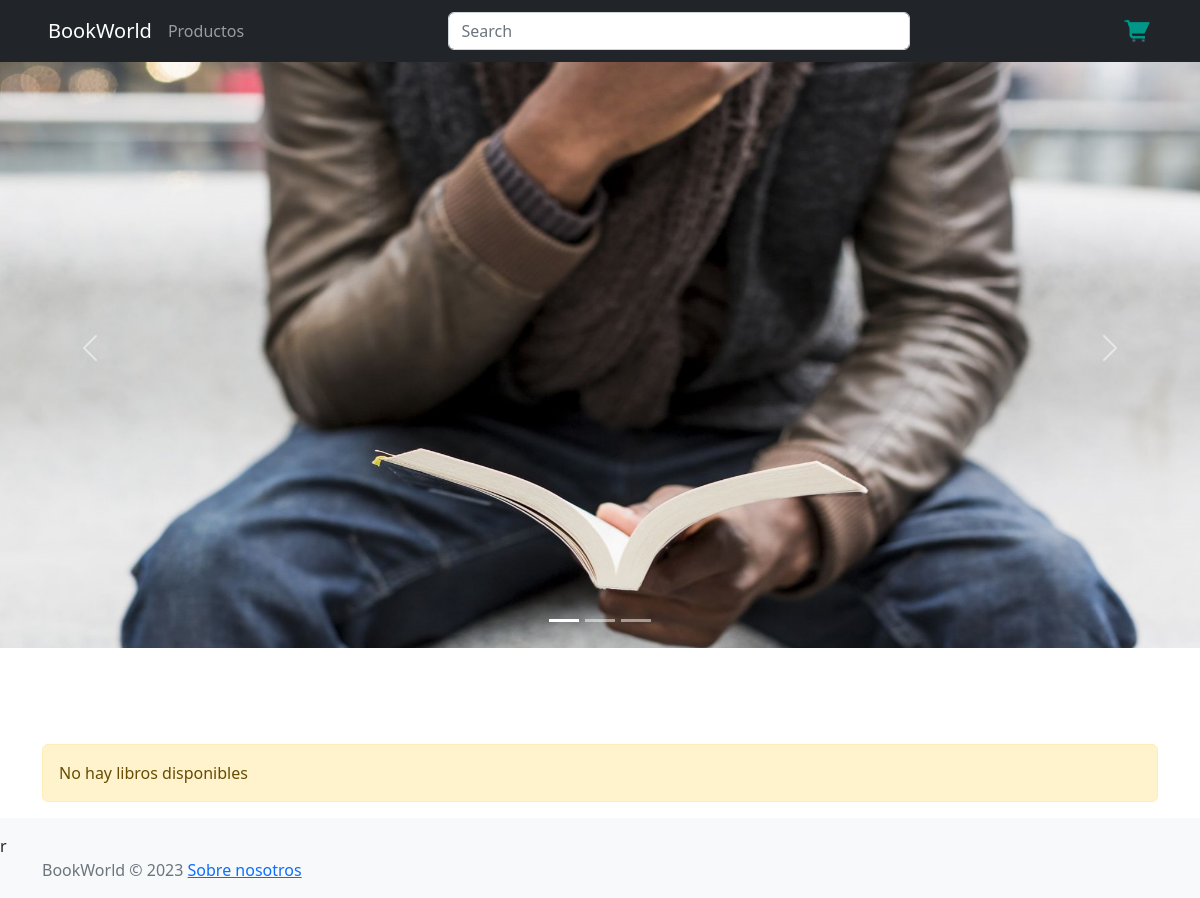
The app's page /, older data.
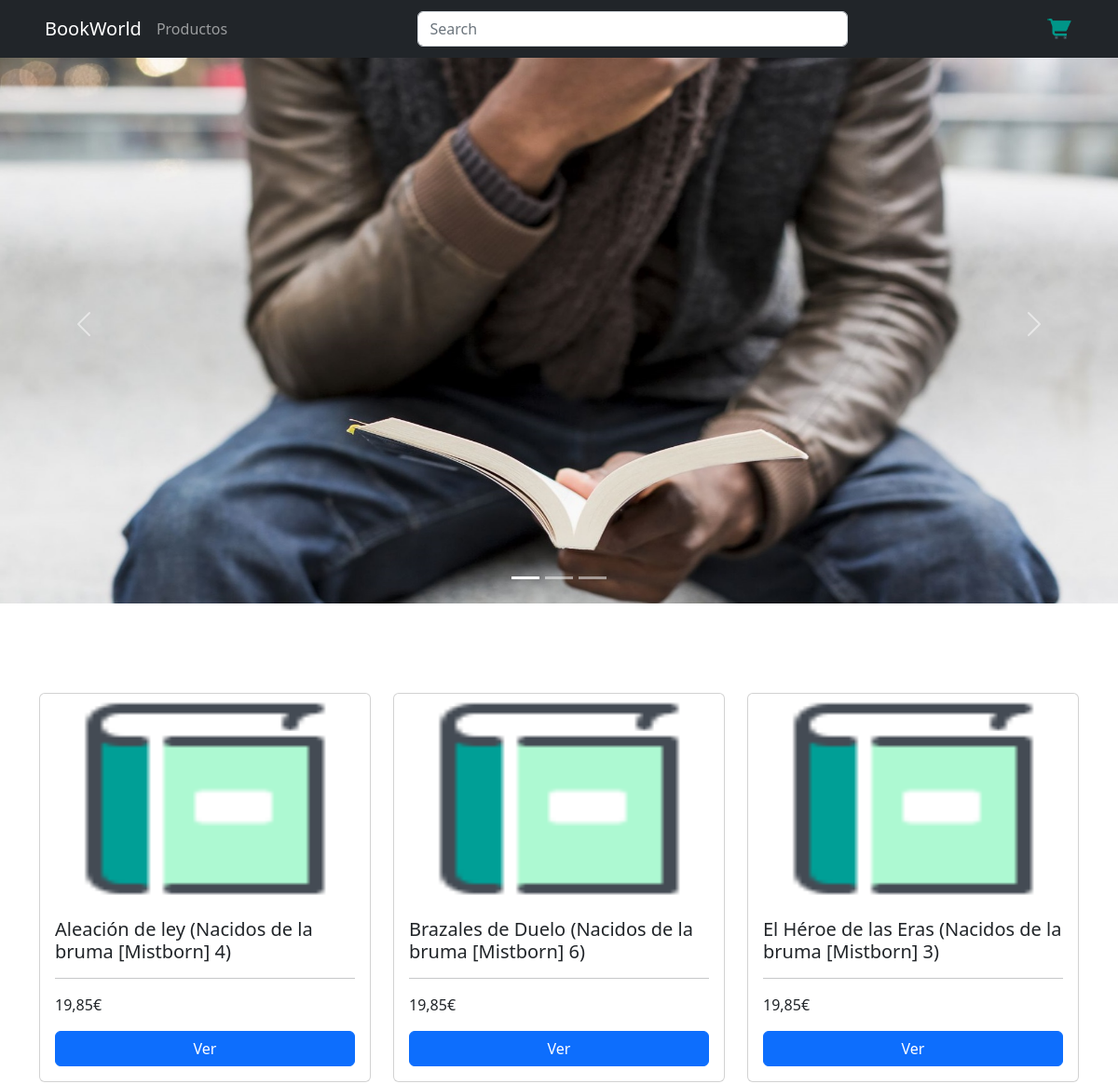
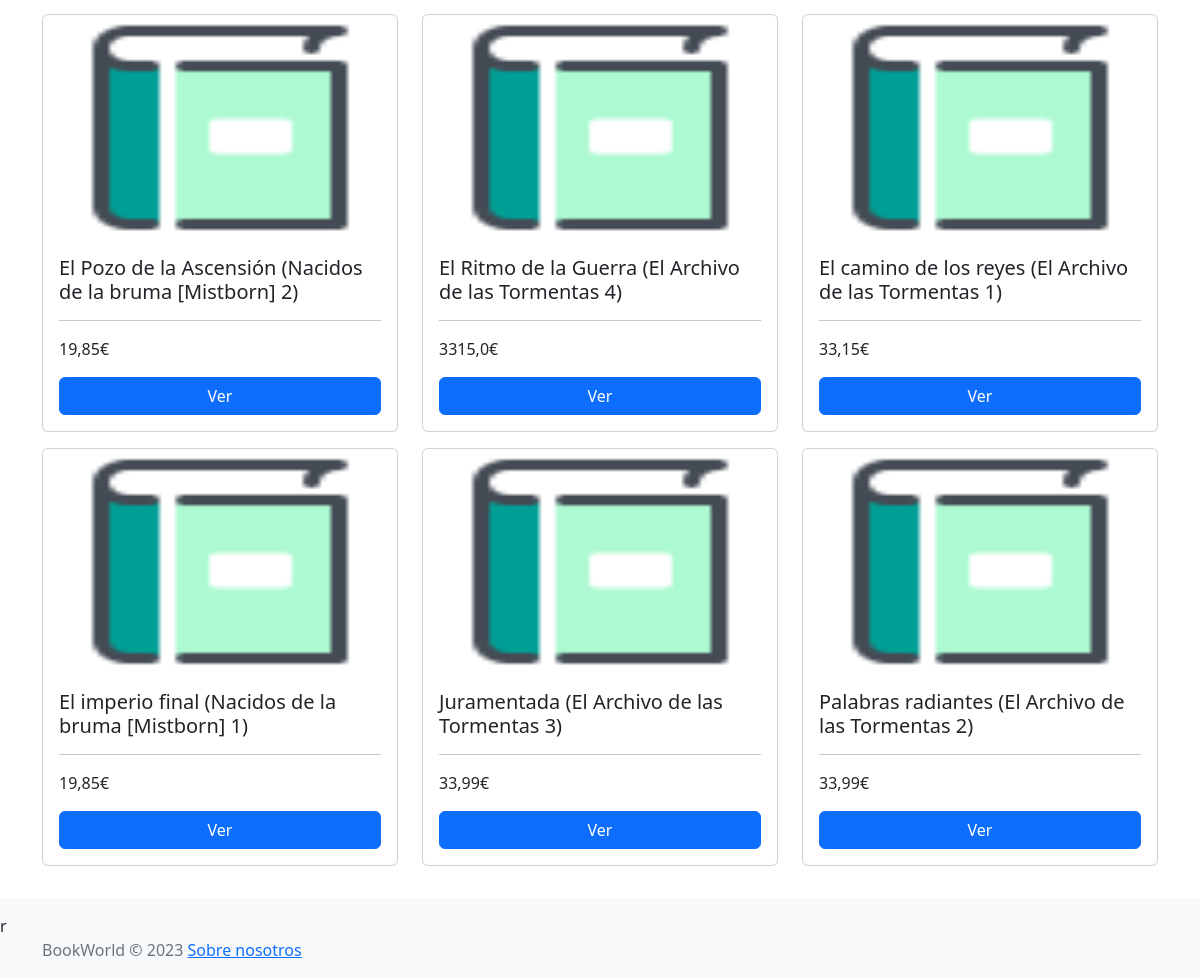
The same page, newer data (2 pictures, top to bottom).
### BookWorld/models/book.py (models this page shows)
class Book(models.Model):
    isbn = models.CharField(max_length=13, primary_key=True)
    title = models.CharField(max_length=150, blank=False, null=False)
    description = models.CharField(max_length=150, blank=False, null=False)
    author = models.ForeignKey("Author", null=False, on_delete=models.CASCADE)
    genre = models.CharField(max_length=150, blank=False, null=True)
    price = models.FloatField(max_length=150, blank=False, null=True)

### BookWorld/views.py (the view)
# urls.py: path('', views.index, name='index'),
def index(request):
    books = Book.objects.all().order_by('title')[:9]
    return render(request, 'index.html',{'books': books})

### BookWorld/models/cart_total.py (called while the page is built)
def cart_total(request):
    total = 0
    if "cart" in request.session.keys():
        for key, value in request.session['cart'].items():
            total += int(value['acumulated'])
    return {'cart_total': total}

### templates/index.html (shortened to what this page needs)
{% load static %}
<!DOCTYPE html>
<html lang="en"/>
<head>
    <link rel="stylesheet" href="https://cdn.jsdelivr.net/npm/bootstrap@5.2.3/dist/css/bootstrap.min.css"
>
</head>
<body>
<header class="navbar navbar-dark bg-dark fixed-top container-fluid d-flex bd-highlight px-5">
    <div class="navbar-nav flex-row flex-fill bd-highlight">
        <a class="navbar-brand" href="/">BookWorld</a>
        <a class="nav-item nav-link" href="products">Productos</a>
    </div>
    <div class="flex-fill bd-highlight">
        <form class="d-flex">
            <input class="form-control me-2" type="search" placeholder="Search" aria-label="Search"
                   href="/search">
        </form>
    </div>
    <div class="flex-fill bd-highlight">
        <nav class="navbar navbar-expand-lg text-light">
            <a class="nav-link ms-auto" aria-current="page" href="cart">
                <img src="../static/img/cart.png" width="30" height="30">
            </a>
        </nav>
    </div>
</header>
<div class="mt-5">
    <div id="carouselExampleCaptions" class="carousel slide" data-bs-ride="carousel">
        <div class="carousel-indicators">
            <button type="button" data-bs-target="#carouselExampleCaptions" data-bs-slide-to="0" class="active"
                    aria-current="true" aria-label="Slide 1"></button>
            <button type="button" data-bs-target="#carouselExampleCaptions" data-bs-slide-to="1"
                    aria-label="Slide 2"></button>
            <button type="button" data-bs-target="#carouselExampleCaptions" data-bs-slide-to="2"
                    aria-label="Slide 3"></button>
        </div>
        <div class="carousel-inner">
            <div class="carousel-item active ">
                <a href="https://www.esquire.com/es/actualidad/libros/a38483239/mejores-libros-2022-novelas-recomendadas/"
                   target="_blank"
                   title="Mejores libros 2022">
                    <img src="{% static 'img/bestBooks.jpg' %}" height="600px"
                         class="d-block w-100" alt="Mejores libros 2022">
                </a>
            </div>
        </div>
        <button class="carousel-control-prev" type="button" data-bs-target="#carouselExampleCaptions"
                data-bs-slide="prev">
            <span class="carousel-control-prev-icon" aria-hidden="true"></span>
        </button>
        <button class="carousel-control-next" type="button" data-bs-target="#carouselExampleCaptions"
                data-bs-slide="next">
            <span class="carousel-control-next-icon" aria-hidden="true"></span>
        </button>
    </div>
</div>
<div class="container mt-5 pt-5">
    {% if books %}
        {% for book in books %}
            {% if forloop.first %}
                <div class="row mb-3">{% endif %}
        <div class="col-4">
            <div class="card box-shadow">
                <img src="{% static 'img/book.png' %}" class="card-img-top" alt="..." style="height: 225px; width: 100%; display: block;">
                <div class="card-body">
                    <h5 class="card-title">{{ book.title }}</h5>
                    <hr/>
                    <p class="card-text">{{ book.price }}€</p>
                    <a href="products/{{ book.isbn }}" class="btn btn-primary w-100">Ver</a>
                </div>
            </div>
        </div>
        {% if forloop.counter|divisibleby:3 %}</div>
            <div class="row mb-3">{% endif %}
        {% if forloop.last %}</div>{% endif %}
        {% endfor %}
    {% else %}
        <div class="alert alert-warning" role="alert">No hay libros disponibles</div>
    {% endif %}
</div>
<footer class="footer  py-3 bg-light mt-3 ">r
    <div class="container">
        <span class="text-muted">BookWorld © <script>document.write(new Date().getFullYear())</script> </span>
        <span class="text-muted"><a href="https://www.youtube.com/watch?v=dQw4w9WgXcQ">Sobre nosotros</a></span>
    </div>
</footer>
</body>
</html>

Row changes from the older to the newer data that the page shows:
added Book: title "Aleación de ley (Nacidos de la bruma [Mistborn] 4)", price "19,85"
added Book: title "Brazales de Duelo (Nacidos de la bruma [Mistborn] 6)", price "19,85"
added Book: title "El Héroe de las Eras (Nacidos de la bruma [Mistborn] 3)", price "19,85"
added Book: title "El Pozo de la Ascensión (Nacidos de la bruma [Mistborn] 2)", price "19,85"
added Book: title "El Ritmo de la Guerra (El Archivo de las Tormentas 4)", price "3315,0"
added Book: title "El camino de los reyes (El Archivo de las Tormentas 1)", price "33,15"
added Book: title "El imperio final (Nacidos de la bruma [Mistborn] 1)", price "19,85"
added Book: title "Juramentada (El Archivo de las Tormentas 3)", price "33,99"
added Book: title "Palabras radiantes (El Archivo de las Tormentas 2)", price "33,99"
Text that changed along with them:
text no longer shown: "No hay libros disponibles"
